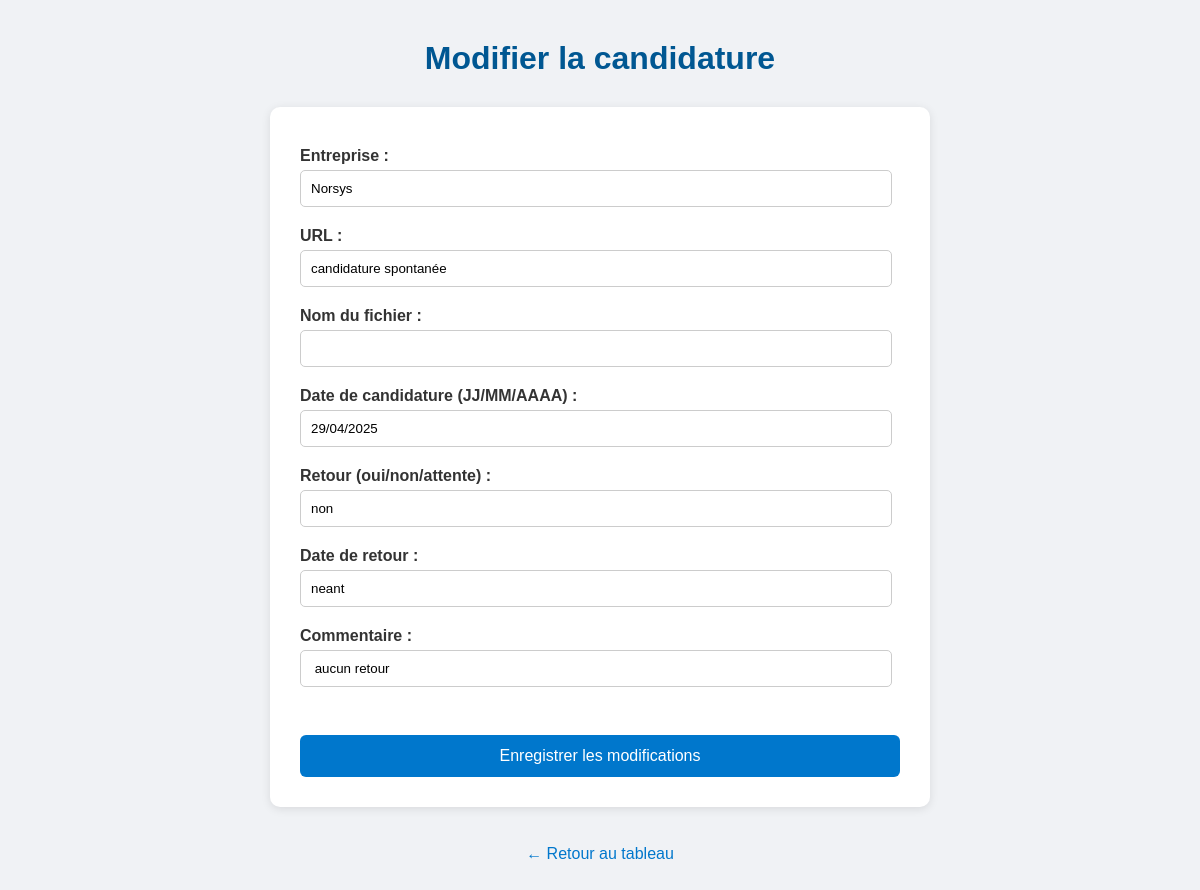
The page /modifier/4 on the database its author committed.
### tables this page shows
CREATE TABLE alternance (
            id INTEGER PRIMARY KEY AUTOINCREMENT,
            entreprise TEXT,
            url TEXT,
            sauvegarde_locale TEXT,
            date_candidature TEXT,
            retour_oui_ou_non TEXT,
            date_de_retour TEXT,
            commentaire TEXT
        );

### app.py (the view)
@app.route('/modifier/<int:id>', methods=['GET', 'POST'])
def modifier(id):
    con = sqlite3.connect(str(db_path))
    cur = con.cursor()
    if request.method == 'POST':
        entreprise = request.form['entreprise']
        url = request.form['url']
        nom_fichier = request.form['nom_fichier']
        sauvegarde_locale = sauvegarder_page_web_curl(url, str(Path("pages_enregistrées")), nom_fichier)
        date_candidature = request.form['date_candidature']
        retour_oui_ou_non = request.form['retour_oui_ou_non']
        date_de_retour = request.form['date_de_retour']
        commentaire = request.form['commentaire']
        cur.execute('''UPDATE alternance SET
            entreprise=?, url=?, sauvegarde_locale=?, date_candidature=?,
            retour_oui_ou_non=?, date_de_retour=?, commentaire=?
            WHERE id=?''',
            (entreprise, url, sauvegarde_locale, date_candidature,
             retour_oui_ou_non, date_de_retour, commentaire, id))
        con.commit()
        con.close()
        return redirect('/')
    else:
        cur.execute("SELECT * FROM alternance WHERE id=?", (id,))
        ligne = cur.fetchone()
        con.close()
        return render_template('modifier.html', ligne=ligne)

### templates/modifier.html (shortened to what this page needs)
<!DOCTYPE html>
<html lang="fr">
<head>
    <link rel="stylesheet" href="{{ url_for('static', filename='style_modifier.css') }}">
</head>
<body>
    <h1>Modifier la candidature</h1>
    <form method="post">
        <label>Entreprise :
            <input type="text" name="entreprise" value="{{ ligne[1] }}" required>
        </label>
        <label>URL :
            <input type="url" name="url" value="{{ ligne[2] }}" required>
        </label>
        <label>Nom du fichier :
            <input type="text" name="nom_fichier" required>
        </label>
        <label>Date de candidature (JJ/MM/AAAA) :
            <input type="text" name="date_candidature" value="{{ ligne[4] }}" required>
        </label>
        <label>Retour (oui/non/attente) :
            <input type="text" name="retour_oui_ou_non" value="{{ ligne[5] }}" required>
        </label>
        <label>Date de retour :
            <input type="text" name="date_de_retour" value="{{ ligne[6] }}">
        </label>
        <label>Commentaire :
            <input type="text" name="commentaire" value="{{ ligne[7] }}">
        </label>
        <br>
        <button type="submit">Enregistrer les modifications</button>
    </form>
    <br>
    <a href="/">← Retour au tableau</a>
</body>
</html>

### static/style_modifier.css (style rules this page uses)
body { background-color: #f0f2f5; font-family: Arial, sans-serif; margin: 40px; color: #333; }
h1 { text-align: center; color: #005792; margin-bottom: 30px; }
form { max-width: 600px; margin: auto; background: white; padding: 30px; border-radius: 10px; box-shadow: 0 2px 10px rgba(0,0,0,0.1); }
label { display: block; margin-top: 15px; font-weight: bold; }
input[type="text"], input[type="url"] { width: 95%; padding: 10px; margin-top: 5px; margin-bottom: 10px; border: 1px solid #ccc; border-radius: 5px; }
button { display: block; width: 100%; padding: 12px; margin-top: 20px; background-color: #0077cc; color: white; font-size: 16px; border: none; border-radius: 6px; cursor: pointer; transition: background-color 0.3s; }
a { display: block; text-align: center; margin-top: 20px; color: #0077cc; text-decoration: none; }

### templates/modifier.html (style rules this page uses)
label { display: block; margin-top: 10px; }

### rows shown on the page
alternance: entreprise "Norsys", url "candidature spontanée", date_candidature "29/04/2025", retour_oui_ou_non "non", date_de_retour "neant", commentaire "aucun retour"
